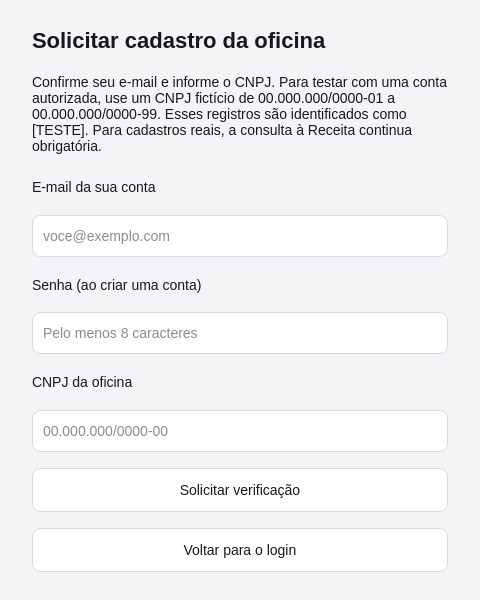
<?xml version="1.0" encoding="UTF-8"?>
<ui version="4.0">
 <class>CadastroOficinaDialog</class>
 <widget class="QDialog" name="CadastroOficinaDialog">
  <property name="windowTitle"><string>AutoFlow • Cadastro da oficina</string></property>
  <property name="minimumSize"><size><width>480</width><height>600</height></size></property>
  <property name="styleSheet"><string>QWidget {background:#F3F4F6;color:#16181D;font-family:"Segoe UI";font-size:14px;}
QLabel {background:transparent;}
QFrame#sidebar {background:#16181D;border:0;}
QFrame#sidebar QLabel {color:#CCD1D8;}
QLabel#lblLogo {background:#000000;border-radius:12px;}
QFrame[class="statCard"], QFrame#card1, QFrame#card2, QFrame#card3, QFrame#card4 {background:#FFFFFF;border:1px solid #D7DBE0;border-radius:12px;}
QLabel[class="cardValue"] {font-size:28px;font-weight:bold;color:#16181D;}
QLabel[class="cardTitle"] {color:#586171;}
QPushButton {background:#FFFFFF;color:#16181D;border:1px solid #D7DBE0;border-radius:8px;padding:10px 16px;min-height:22px;}
QPushButton:hover {background:#E9ECF0;}
QPushButton[primary="true"] {background:#C62828;color:#FFFFFF;border:1px solid #C62828;font-weight:bold;}
QPushButton[primary="true"]:hover {background:#A61F1F;}
QPushButton:disabled {background:#D7DBE0;color:#586171;}
QFrame#sidebar QPushButton {background:transparent;color:#CCD1D8;border:0;text-align:left;padding:12px;}
QFrame#sidebar QPushButton:hover {background:#30343B;color:#FFFFFF;}
QFrame#sidebar QPushButton:checked {background:#C62828;color:#FFFFFF;}
QPushButton:focus, QLineEdit:focus, QComboBox:focus, QTextEdit:focus {border:2px solid #2058A5;}
QLineEdit, QComboBox, QTextEdit, QSpinBox, QDateEdit {background:#FFFFFF;color:#16181D;border:1px solid #D7DBE0;border-radius:8px;padding:8px;min-height:24px;selection-background-color:#C62828;selection-color:#FFFFFF;}
QTableWidget, QTableView {background:#FFFFFF;color:#16181D;alternate-background-color:#F3F4F6;gridline-color:#D7DBE0;border:1px solid #D7DBE0;border-radius:8px;selection-background-color:#FBEAEA;selection-color:#16181D;}
QHeaderView::section {background:#E9ECF0;color:#586171;padding:10px;border:0;border-bottom:1px solid #D7DBE0;font-weight:bold;}
QScrollBar:vertical {background:#F3F4F6;width:12px;}
QScrollBar::handle:vertical {background:#A8AFBA;border-radius:6px;min-height:24px;}
</string></property>
  <layout class="QVBoxLayout" name="layout">
   <property name="spacing"><number>16</number></property>
   <property name="leftMargin"><number>32</number></property>
   <property name="rightMargin"><number>32</number></property>
   <property name="topMargin"><number>28</number></property>
   <property name="bottomMargin"><number>28</number></property>
   <item><widget class="QLabel" name="lblTitulo"><property name="styleSheet"><string>font-size: 22px; font-weight: bold;</string></property><property name="text"><string>Solicitar cadastro da oficina</string></property></widget></item>
   <item><widget class="QLabel" name="lblExplicacao"><property name="minimumSize"><size><width>0</width><height>90</height></size></property><property name="wordWrap"><bool>true</bool></property><property name="text"><string>Confirme seu e-mail e informe o CNPJ. Para testar com uma conta autorizada, use um CNPJ fictício de 00.000.000/0000-01 a 00.000.000/0000-99. Esses registros são identificados como [TESTE]. Para cadastros reais, a consulta à Receita continua obrigatória.</string></property></widget></item>
   <item><widget class="QLabel" name="lblEmail"><property name="text"><string>E-mail da sua conta</string></property><property name="buddy"><cstring>txtEmail</cstring></property></widget></item>
   <item><widget class="QLineEdit" name="txtEmail"><property name="placeholderText"><string>voce@exemplo.com</string></property></widget></item>
   <item><widget class="QLabel" name="lblSenha"><property name="text"><string>Senha (ao criar uma conta)</string></property><property name="buddy"><cstring>txtSenha</cstring></property></widget></item>
   <item><widget class="QLineEdit" name="txtSenha"><property name="echoMode"><enum>QLineEdit::Password</enum></property><property name="placeholderText"><string>Pelo menos 8 caracteres</string></property></widget></item>
   <item><widget class="QLabel" name="lblCnpj"><property name="text"><string>CNPJ da oficina</string></property><property name="buddy"><cstring>txtCnpj</cstring></property></widget></item>
   <item><widget class="QLineEdit" name="txtCnpj"><property name="maxLength"><number>18</number></property><property name="placeholderText"><string>00.000.000/0000-00</string></property></widget></item>
   <item><widget class="QPushButton" name="btnCadastrar"><property name="text"><string>Solicitar verificação</string></property><property name="primary" stdset="0"><bool>true</bool></property></widget></item>
   <item><widget class="QPushButton" name="btnVoltar"><property name="text"><string>Voltar para o login</string></property></widget></item>
  </layout>
 </widget>
 <resources/>
 <connections/>
</ui>
